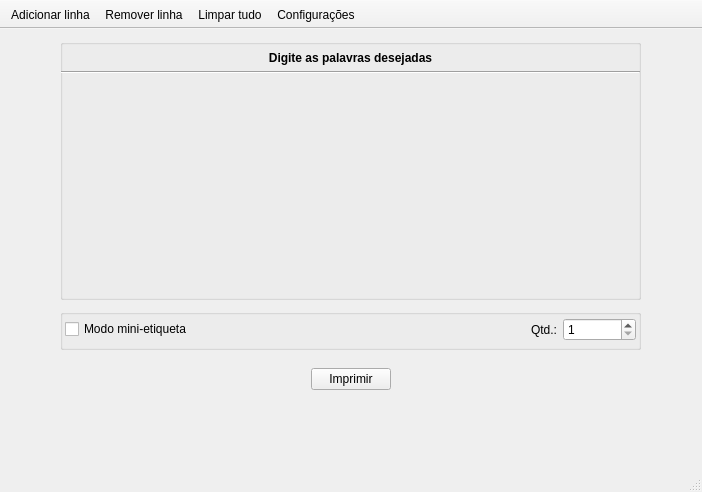
<?xml version="1.0" encoding="UTF-8"?>
<ui version="4.0">
 <class>MainWindow</class>
 <widget class="QMainWindow" name="MainWindow">
  <property name="geometry">
   <rect>
    <x>0</x>
    <y>0</y>
    <width>702</width>
    <height>492</height>
   </rect>
  </property>
  <property name="windowTitle">
   <string>MainWindow</string>
  </property>
  <widget class="QWidget" name="centralwidget">
   <widget class="QGroupBox" name="groupBox">
    <property name="geometry">
     <rect>
      <x>60</x>
      <y>10</y>
      <width>581</width>
      <height>261</height>
     </rect>
    </property>
    <property name="title">
     <string/>
    </property>
    <widget class="QWidget" name="verticalLayoutWidget">
     <property name="geometry">
      <rect>
       <x>0</x>
       <y>0</y>
       <width>581</width>
       <height>35</height>
      </rect>
     </property>
     <layout class="QVBoxLayout" name="verticalLayout_1">
      <property name="leftMargin">
       <number>1</number>
      </property>
      <property name="topMargin">
       <number>1</number>
      </property>
      <property name="rightMargin">
       <number>1</number>
      </property>
      <item>
       <widget class="QLabel" name="labelTypeWords">
        <property name="lineWidth">
         <number>1</number>
        </property>
        <property name="text">
         <string>&lt;html&gt;&lt;head/&gt;&lt;body&gt;&lt;p&gt;&lt;span style=&quot; font-weight:600;&quot;&gt;Digite as palavras desejadas&lt;/span&gt;&lt;/p&gt;&lt;/body&gt;&lt;/html&gt;</string>
        </property>
        <property name="alignment">
         <set>Qt::AlignBottom|Qt::AlignHCenter</set>
        </property>
       </widget>
      </item>
      <item>
       <widget class="Line" name="line">
        <property name="orientation">
         <enum>Qt::Horizontal</enum>
        </property>
       </widget>
      </item>
     </layout>
    </widget>
    <widget class="QWidget" name="verticalLayoutWidget_2">
     <property name="geometry">
      <rect>
       <x>29</x>
       <y>49</y>
       <width>521</width>
       <height>191</height>
      </rect>
     </property>
     <layout class="QVBoxLayout" name="verticalLayout_2">
      <property name="leftMargin">
       <number>5</number>
      </property>
      <property name="topMargin">
       <number>5</number>
      </property>
      <property name="rightMargin">
       <number>5</number>
      </property>
      <property name="bottomMargin">
       <number>5</number>
      </property>
     </layout>
    </widget>
   </widget>
   <widget class="QGroupBox" name="groupBox_2">
    <property name="geometry">
     <rect>
      <x>60</x>
      <y>280</y>
      <width>581</width>
      <height>41</height>
     </rect>
    </property>
    <property name="title">
     <string/>
    </property>
    <widget class="QWidget" name="horizontalLayoutWidget">
     <property name="geometry">
      <rect>
       <x>0</x>
       <y>0</y>
       <width>581</width>
       <height>41</height>
      </rect>
     </property>
     <layout class="QHBoxLayout" name="horizontalLayout_1">
      <property name="leftMargin">
       <number>5</number>
      </property>
      <property name="topMargin">
       <number>3</number>
      </property>
      <property name="rightMargin">
       <number>5</number>
      </property>
      <property name="bottomMargin">
       <number>3</number>
      </property>
      <item>
       <widget class="QCheckBox" name="boxMiniEtiqueta">
        <property name="text">
         <string>Modo mini-etiqueta</string>
        </property>
       </widget>
      </item>
      <item>
       <spacer name="horizontalSpacer">
        <property name="orientation">
         <enum>Qt::Horizontal</enum>
        </property>
        <property name="sizeType">
         <enum>QSizePolicy::Preferred</enum>
        </property>
        <property name="sizeHint" stdset="0">
         <size>
          <width>285</width>
          <height>20</height>
         </size>
        </property>
       </spacer>
      </item>
      <item>
       <widget class="QLabel" name="labelQtd">
        <property name="layoutDirection">
         <enum>Qt::LeftToRight</enum>
        </property>
        <property name="text">
         <string>Qtd.:</string>
        </property>
        <property name="alignment">
         <set>Qt::AlignRight|Qt::AlignTrailing|Qt::AlignVCenter</set>
        </property>
       </widget>
      </item>
      <item>
       <widget class="QSpinBox" name="spinQtd">
        <property name="minimum">
         <number>1</number>
        </property>
        <property name="maximum">
         <number>100</number>
        </property>
        <property name="value">
         <number>1</number>
        </property>
       </widget>
      </item>
     </layout>
    </widget>
   </widget>
   <widget class="QWidget" name="horizontalLayoutWidget_2">
    <property name="geometry">
     <rect>
      <x>60</x>
      <y>330</y>
      <width>581</width>
      <height>41</height>
     </rect>
    </property>
    <layout class="QHBoxLayout" name="horizontalLayout_2">
     <item>
      <spacer name="horizontalSpacer_3">
       <property name="orientation">
        <enum>Qt::Horizontal</enum>
       </property>
       <property name="sizeHint" stdset="0">
        <size>
         <width>40</width>
         <height>20</height>
        </size>
       </property>
      </spacer>
     </item>
     <item>
      <widget class="QPushButton" name="btnPrint">
       <property name="styleSheet">
        <string notr="true"/>
       </property>
       <property name="text">
        <string>Imprimir</string>
       </property>
       <property name="icon">
        <iconset theme="document-print">
         <normaloff>icons/print.svg</normaloff>icons/print.svg</iconset>
       </property>
      </widget>
     </item>
     <item>
      <spacer name="horizontalSpacer_2">
       <property name="orientation">
        <enum>Qt::Horizontal</enum>
       </property>
       <property name="sizeHint" stdset="0">
        <size>
         <width>40</width>
         <height>20</height>
        </size>
       </property>
      </spacer>
     </item>
    </layout>
   </widget>
  </widget>
  <widget class="QMenuBar" name="menubar">
   <property name="enabled">
    <bool>false</bool>
   </property>
   <property name="geometry">
    <rect>
     <x>0</x>
     <y>0</y>
     <width>702</width>
     <height>30</height>
    </rect>
   </property>
  </widget>
  <widget class="QStatusBar" name="statusbar">
   <property name="enabled">
    <bool>false</bool>
   </property>
  </widget>
  <widget class="QToolBar" name="toolBar">
   <property name="windowTitle">
    <string>toolBar</string>
   </property>
   <property name="movable">
    <bool>false</bool>
   </property>
   <property name="toolButtonStyle">
    <enum>Qt::ToolButtonTextBesideIcon</enum>
   </property>
   <attribute name="toolBarArea">
    <enum>TopToolBarArea</enum>
   </attribute>
   <attribute name="toolBarBreak">
    <bool>false</bool>
   </attribute>
   <addaction name="actionAddLine"/>
   <addaction name="actionRmLine"/>
   <addaction name="actionClearAll"/>
   <addaction name="actionConfigs"/>
  </widget>
  <action name="actionAddLine">
   <property name="icon">
    <iconset theme="list-add">
     <normalon>icons/new.svg</normalon>
    </iconset>
   </property>
   <property name="text">
    <string>Adicionar linha</string>
   </property>
  </action>
  <action name="actionRmLine">
   <property name="icon">
    <iconset theme="list-remove">
     <normalon>icons/delete.svg</normalon>
    </iconset>
   </property>
   <property name="text">
    <string>Remover linha</string>
   </property>
  </action>
  <action name="actionClearAll">
   <property name="icon">
    <iconset theme="edit-clear-all">
     <normalon>icons/clear.svg</normalon>
    </iconset>
   </property>
   <property name="text">
    <string>Limpar tudo</string>
   </property>
  </action>
  <action name="actionConfigs">
   <property name="icon">
    <iconset theme="settings-configure"/>
   </property>
   <property name="text">
    <string>Configurações</string>
   </property>
  </action>
 </widget>
 <resources/>
 <connections/>
</ui>
